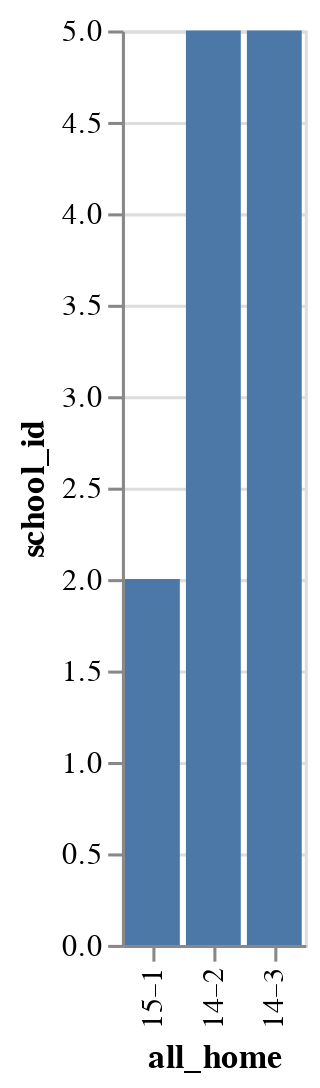
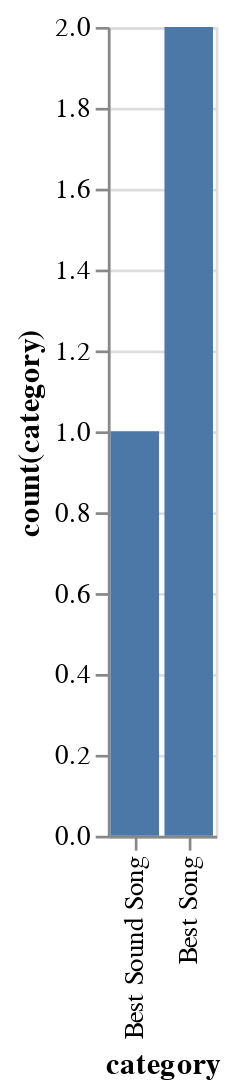
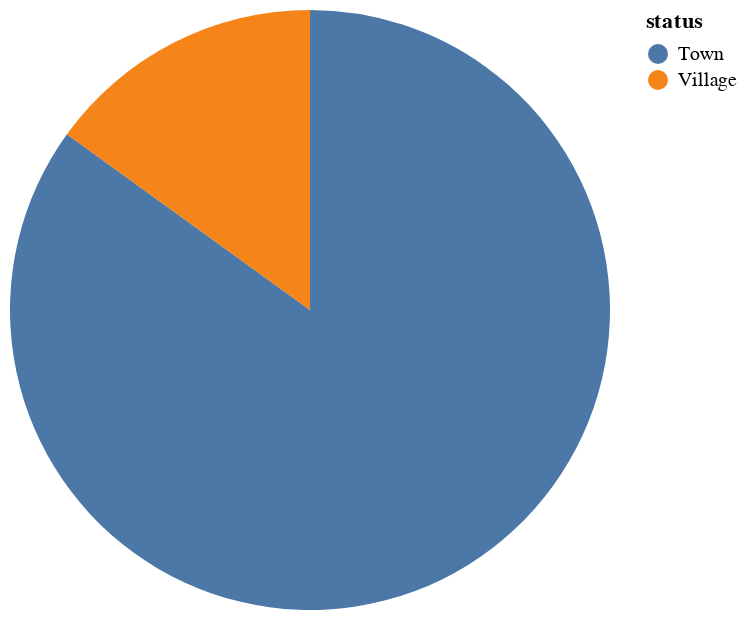
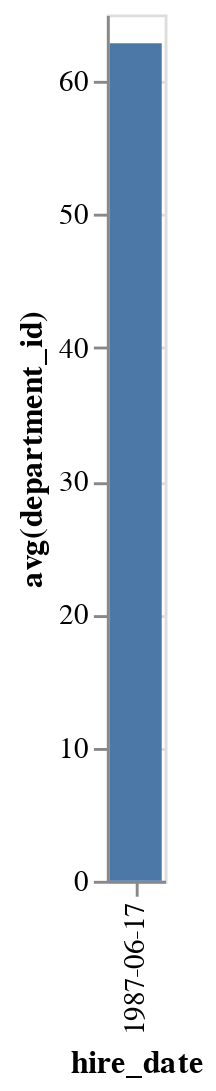

These figures' notebook cell, in order:
### Code cell
db_tables_columns = get_all_table_columns('./dataset/db_tables_columns.json')

test_df = pd.read_csv('./dataset/dataset_final/test.csv')

# shuffle your dataframe in-place and reset the index
test_df = test_df.sample(frac=1).reset_index(drop=True)

nl_acc = []
nl_chart_acc = []

test_result = []  # tvBench_id, chart_type, hardness, ifChartTemplate, ifRight=1

only_nl_cnt = 0
only_nl_match = 0

nl_template_cnt = 0
nl_template_match = 0
i = 0

create_vis = VisRendering()

for index, row in test_df.iterrows():
    gold_query = row['labels'].lower()

    src = row['source'].lower()
    i += 1

    tok_types = row['token_types']

    translation, attention, enc_attention = translate_sentence_with_guidance(
        row['db_id'], gold_query.split(' ')[gold_query.split(' ').index('from') + 1],
        src, SRC, TRG, TOK_TYPES, tok_types, SRC, model, db_tables_columns, device, my_max_length
    )

    pred_query = ' '.join(translation).replace(' <eos>', '').lower()
    old_pred_query = pred_query

    if '[c]' not in src:
        # with template
        pred_query = postprocessing(gold_query, pred_query, True, src)

        nl_template_cnt += 1

        if ' '.join(gold_query.replace('"', "'").split()) == ' '.join(pred_query.replace('"', "'").split()):
            print(' '.join(pred_query.replace('"', "'").split()))
            vis_query = create_vis.parse_output_query(
                ' '.join(pred_query.replace('"', "'").split())
            )

            data4vis = create_vis.query_sqlite3(
                './dataset/database/',
                row['db_id'],
                vis_query['data_part']['sql_part']
            )

            create_vis.render_vis(data4vis, vis_query)

        else:
            pass

    if '[c]' in src:
        # without template
        pred_query = postprocessing(gold_query, pred_query, False, src)

        only_nl_cnt += 1
        if ' '.join(gold_query.replace('"', "'").split()) == ' '.join(pred_query.replace('"', "'").split()):
            print(' '.join(pred_query.replace('"', "'").split()))
            vis_query = create_vis.parse_output_query(
                ' '.join(pred_query.replace('"', "'").split())
            )

            data4vis = create_vis.query_sqlite3(
                './dataset/database/',
                row['db_id'],
                vis_query['data_part']['sql_part']
            )

            create_vis.render_vis(data4vis, vis_query)

        else:
            pass
        
    if index > 20:
        break

### Figure 1 — Vega-Lite specification as saved in the notebook (floating-point values rounded to 4 significant figures)
{"data": {"values": [{"all_home": "14–2", "school_id": 1}, {"all_home": "15–1", "school_id": 2}, {"all_home": "14–2", "school_id": 4}, {"all_home": "14–3", "school_id": 5}]}, "encoding": {"x": {"field": "all_home", "sort": "y", "type": "nominal"}, "y": {"field": "school_id", "type": "quantitative"}}, "mark": "bar"}

### Figure 2 — Vega-Lite specification as saved in the notebook (floating-point values rounded to 4 significant figures)
{"data": {"values": [{"category": "Best Sound Song", "count(category)": 1}, {"category": "Best Song", "count(category)": 2}]}, "encoding": {"x": {"field": "category", "sort": "y", "type": "nominal"}, "y": {"field": "count(category)", "type": "quantitative"}}, "mark": "bar"}

### Figure 3 — Vega-Lite specification as saved in the notebook (floating-point values rounded to 4 significant figures)
{"data": {"values": [{"avg(population)": 5706, "status": "Town"}, {"avg(population)": 1010.0, "status": "Village"}]}, "encoding": {"color": {"field": "status", "type": "nominal"}, "theta": {"field": "avg(population)", "type": "quantitative"}}, "mark": "arc"}

### Figure 4 — Vega-Lite specification as saved in the notebook (floating-point values rounded to 4 significant figures)
{"data": {"values": [{"avg(department_id)": 62.83, "hire_date": "1987-06-17"}]}, "encoding": {"x": {"field": "hire_date", "sort": "y", "type": "nominal"}, "y": {"field": "avg(department_id)", "type": "quantitative"}}, "mark": "bar"}
